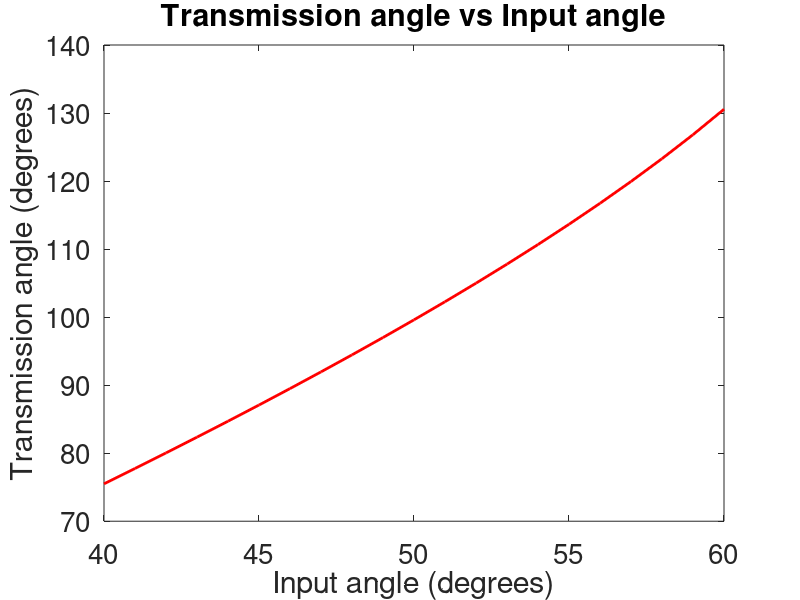
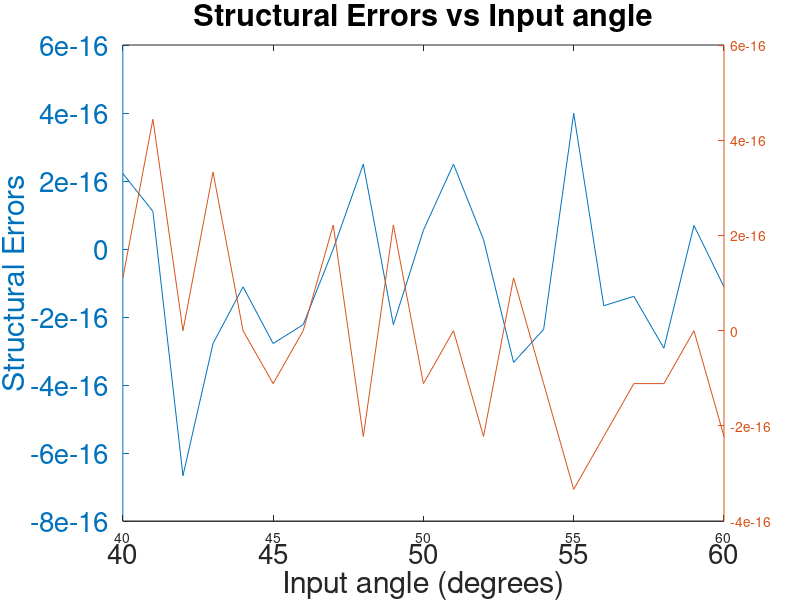

MATLAB code to generate these figures, in order:
%part a
%define angles given
theta2 = 40:5:60;
theta4 = [70, 76, 83, 91, 100];

%get k1 k2 k3
A = []
B = []
for i = 1:length(theta2)
    temp1 = [(cosd(theta4(i))) (-1 * (cosd(theta2(i)))) (1)];
    temp2 = cosd(theta2(i)-theta4(i));
    A = [A; temp1];
    B = [B; temp2];
end
%link_ratios = lsqr(A,B); alternative solution
sol = linsolve(A,B);
k1 = sol(1,1)
k2 = sol(2,1)
k3 = sol(3,1)

%get link lengths
d = 180;
a = abs(d/k1);
c = abs(d/k2);
b = abs(sqrt(a * a + c * c + d * d - 2 * a * c * k3));
fprintf("a %d b %d c %d", a,b,c)

%part b
% transmission angle
inputAngle = 40:1:60;
transAngle = acosd((b*b + c*c - (a*a+d*d) + 2 * a * d * cosd(inputAngle))/ (2 * b * c));
plot(inputAngle, transAngle, 'r', 'LineWidth',2)
figure(1)
title('Transmission angle vs Input angle')
xlabel('Input angle (degrees)')
ylabel('Transmission angle (degrees)')
set(gcf,'Position', get(0,'Screensize'));
set(gcf,'Visible','on')
set(gca, 'FontSize', 20)

%part c
%relationship of theta2 to theta4
theta2C = 40:1:60
theta4CN = zeros(1,21)
theta4CP = zeros(1,21)
for j = 1:21
    Ar = sind(theta2C(j))
    Br = cosd(theta2C(j)) - k1
    Cr = k3 - k2 * cosd(theta2C(j))
    theta4CN(j) = 2 * atand((Ar - sqrt(Ar.^2 + Br.^2 - Cr.^2))/(Br+Cr))
    theta4CP(j) = 2 * atand((Ar + sqrt(Ar.^2 + Br.^2 - Cr.^2))/(Br+Cr))
end
sError = zeros(1,21)
sError2 = zeros(1,21)
%get structural errors
for j = 1:length(theta2C)
    sError(j) = k1 * cosd(theta4CP(j)) - k2 * cosd(theta2C(j)) + k3 - cosd(theta2C(j) - theta4CP(j))
    sError2(j) = k1 * cosd(theta4CN(j)) - k2 * cosd(theta2C(j)) + k3 - cosd(theta2C(j) - theta4CN(j))
end
figure(2)
%plot(theta2C, sError, 'r', 'LineWidth',2)
plotyy(theta2C, sError, theta2C, sError2)
title('Structural Errors vs Input angle')
xlabel('Input angle (degrees)')
ylabel('Structural Errors')
set(gcf,'Position', get(0,'Screensize'));
set(gcf,'Visible','on')
set(gca, 'FontSize', 20)
